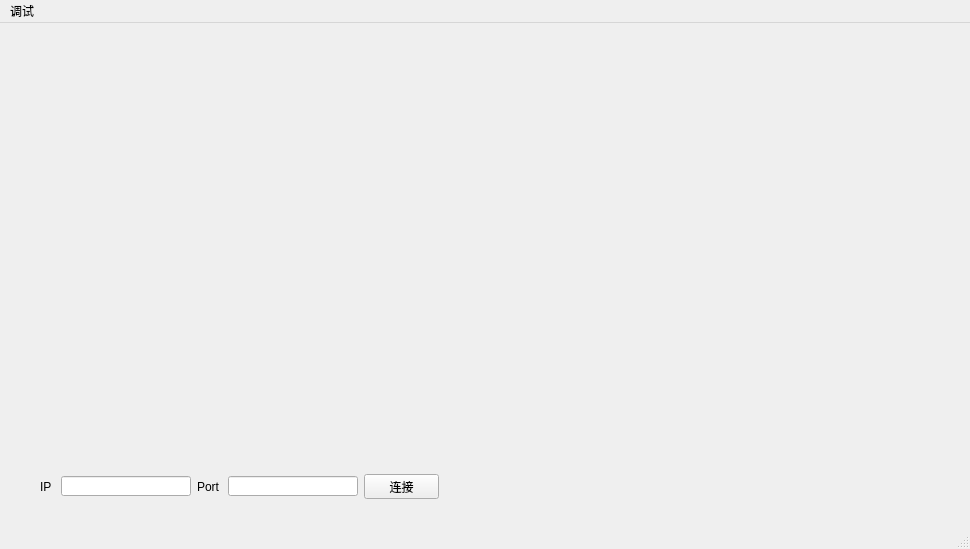
<?xml version="1.0" encoding="UTF-8"?>
<ui version="4.0">
 <class>MainWindow</class>
 <widget class="QMainWindow" name="MainWindow">
  <property name="geometry">
   <rect>
    <x>0</x>
    <y>0</y>
    <width>970</width>
    <height>549</height>
   </rect>
  </property>
  <property name="windowTitle">
   <string>MainWindow</string>
  </property>
  <widget class="QWidget" name="centralwidget">
   <widget class="QWidget" name="">
    <property name="geometry">
     <rect>
      <x>40</x>
      <y>450</y>
      <width>403</width>
      <height>27</height>
     </rect>
    </property>
    <layout class="QHBoxLayout" name="horizontalLayout">
     <item>
      <widget class="QLabel" name="label">
       <property name="minimumSize">
        <size>
         <width>15</width>
         <height>25</height>
        </size>
       </property>
       <property name="maximumSize">
        <size>
         <width>15</width>
         <height>25</height>
        </size>
       </property>
       <property name="text">
        <string>IP</string>
       </property>
      </widget>
     </item>
     <item>
      <widget class="QLineEdit" name="lineEdit_ip">
       <property name="minimumSize">
        <size>
         <width>130</width>
         <height>20</height>
        </size>
       </property>
       <property name="maximumSize">
        <size>
         <width>130</width>
         <height>20</height>
        </size>
       </property>
      </widget>
     </item>
     <item>
      <widget class="QLabel" name="label_2">
       <property name="minimumSize">
        <size>
         <width>25</width>
         <height>25</height>
        </size>
       </property>
       <property name="maximumSize">
        <size>
         <width>25</width>
         <height>25</height>
        </size>
       </property>
       <property name="text">
        <string>Port</string>
       </property>
      </widget>
     </item>
     <item>
      <widget class="QLineEdit" name="lineEdit_port">
       <property name="minimumSize">
        <size>
         <width>130</width>
         <height>20</height>
        </size>
       </property>
       <property name="maximumSize">
        <size>
         <width>130</width>
         <height>20</height>
        </size>
       </property>
      </widget>
     </item>
     <item>
      <widget class="QPushButton" name="pushButton">
       <property name="minimumSize">
        <size>
         <width>75</width>
         <height>25</height>
        </size>
       </property>
       <property name="maximumSize">
        <size>
         <width>75</width>
         <height>25</height>
        </size>
       </property>
       <property name="text">
        <string>连接</string>
       </property>
      </widget>
     </item>
    </layout>
   </widget>
  </widget>
  <widget class="QMenuBar" name="menubar">
   <property name="geometry">
    <rect>
     <x>0</x>
     <y>0</y>
     <width>970</width>
     <height>23</height>
    </rect>
   </property>
   <widget class="QMenu" name="menu">
    <property name="title">
     <string>调试</string>
    </property>
    <addaction name="actionSSH"/>
   </widget>
   <addaction name="menu"/>
  </widget>
  <widget class="QStatusBar" name="statusbar"/>
  <action name="actionSSH">
   <property name="text">
    <string>SSH</string>
   </property>
  </action>
 </widget>
 <resources/>
 <connections/>
</ui>
